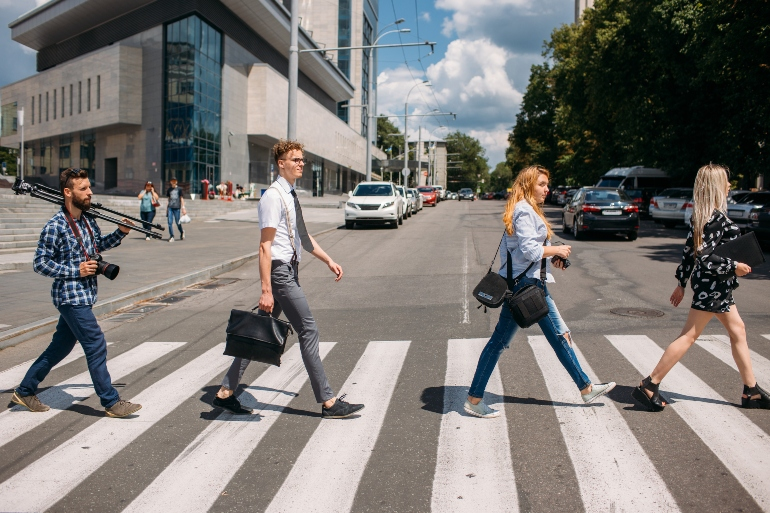
#> input picture Lab11/lab11/img/pedestrian.jpg, 770 x 513 px
$ python demo.py
#> lines starting #> are read from the running program, lines starting #| are printed output that depends on the picture; after the words box and inside, x2 and y2 are one past the last pixel; in counts of white or black regions, pixels touching at a corner belong together
from __future__ import print_function
from imutils.object_detection import non_max_suppression
import numpy as np
import imutils
import cv2
import os


# =========================
# 檔案路徑設定
# =========================

IMAGE_PATH = "img/pedestrian.jpg"
OUTPUT_PATH = "img/result_demo.jpg"
CAR_XML_PATH = "cars.xml"


# =========================
# 工具函式
# =========================

def check_file(path, error_message):
    if not os.path.exists(path):
        print(error_message)
        exit(1)


def load_image(image_path, width=400):
    image = cv2.imread(image_path)

    if image is None:
        print(f"Error: 圖片讀取失敗：{image_path}")
        exit(1)

    # 照 Lab11 sample.py：以寬度 400 為基準縮放
    image = imutils.resize(image, width=width)
    return image


def create_people_detector():
    hog = cv2.HOGDescriptor()
    hog.setSVMDetector(cv2.HOGDescriptor_getDefaultPeopleDetector())
    return hog


def create_car_detector(car_xml_path):
    car_classifier = cv2.CascadeClassifier(car_xml_path)

    if car_classifier.empty():
        print("Error: 車子偵測 XML 讀取失敗")
        exit(1)

    return car_classifier


# =========================
# 偵測函式
# =========================

def detect_people(image, hog):
    rects, weights = hog.detectMultiScale(
        image,
        winStride=(4, 4),
        padding=(8, 8),
        scale=1.05
    )

    print(f"Original detected people: {len(rects)}")

    rects = np.array([[x, y, x + w, y + h] for (x, y, w, h) in rects])
    people_pick = non_max_suppression(rects, probs=None, overlapThresh=0.65)

    print(f"Final detected people after NMS: {len(people_pick)}")

    return people_pick


def detect_cars(image, car_classifier):
    gray = cv2.cvtColor(image, cv2.COLOR_BGR2GRAY)

    cars = car_classifier.detectMultiScale(
        gray,
        scaleFactor=1.1,
        minNeighbors=6,
        minSize=(50, 50)
    )

    print(f"Detected cars: {len(cars)}")

    return cars


# =========================
# 繪圖函式
# =========================

def draw_people(image, people):
    for (xA, yA, xB, yB) in people:
        cv2.rectangle(
            image,
            (xA, yA),
            (xB, yB),
            (0, 255, 0),
            2
        )

        cv2.putText(
            image,
            "Person",
            (xA, max(yA - 10, 20)),
            cv2.FONT_HERSHEY_SIMPLEX,
            0.6,
            (0, 255, 0),
            2
        )


def draw_cars(image, cars):
    for (x, y, w, h) in cars:
        cv2.rectangle(
            image,
            (x, y),
            (x + w, y + h),
            (255, 0, 0),
            2
        )

        cv2.putText(
            image,
            "Car",
            (x, max(y - 10, 20)),
            cv2.FONT_HERSHEY_SIMPLEX,
            0.6,
            (255, 0, 0),
            2
        )


# =========================
# 主程式
# =========================

def main():
    check_file(IMAGE_PATH, f"Error: 找不到圖片：{IMAGE_PATH}")
    check_file(CAR_XML_PATH, f"Error: 找不到車子偵測模型：{CAR_XML_PATH}")

    image = load_image(IMAGE_PATH)
#> in load_image, image is the input picture: shape (513, 770, 3); mean B, G, R 117.2, 120.5, 124.1
#> in load_image, `image = imutils.resize(image, width=width)`:
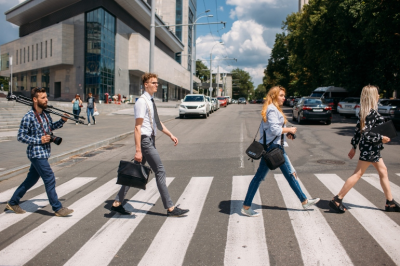
#> image: shape (266, 400, 3); mean B, G, R 117.2, 120.5, 124.1

    hog = create_people_detector()
    car_classifier = create_car_detector(CAR_XML_PATH)

    people = detect_people(image, hog)
#> in detect_people, `rects, weights = hog.detectMultiScale( image, winStride=(4, 4), paddin..`: rects = [[59, 12, 66, 132], [112, 58, 82, 164], [0, 66, 82, 165], [232, 67, 83, 166]]; weights = [0.232, 1, 1.5, 0.92]
#| Original detected people: 4
#> in detect_people, `rects = np.array([[x, y, x + w, y + h] for (x, y, w, h) in rects])`: rects = [[59, 12, 125, 144], [112, 58, 194, 222], [0, 66, 82, 231], [232, 67, 315, 233]]
#> in detect_people, `people_pick = non_max_suppression(rects, probs=None, overlapThresh=0.65)`: people_pick = [[232, 67, 315, 233], [0, 66, 82, 231], [112, 58, 194, 222], [59, 12, 125, 144]]
#| Final detected people after NMS: 4
#> people has the same summary as people_pick in detect_people
    cars = detect_cars(image, car_classifier)
#> in detect_cars, `gray = cv2.cvtColor(image, cv2.COLOR_BGR2GRAY)`:
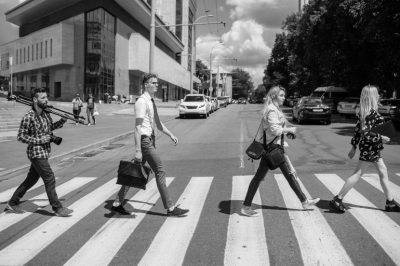
#> gray: shape (266, 400); min 1, max 252, mean 121.2
#> in detect_cars, `cars = car_classifier.detectMultiScale( gray, scaleFactor=1.1, minNeig..`: cars = [[162, 79, 59, 59], [282, 83, 59, 59], [283, 154, 86, 86]]
#| Detected cars: 3

    draw_people(image, people)
#> the loop in draw_people, `for (xA, yA, xB, yB) in people:` made 4 passes
#> after the loop in draw_people, `for (xA, yA, xB, yB) in people:`:
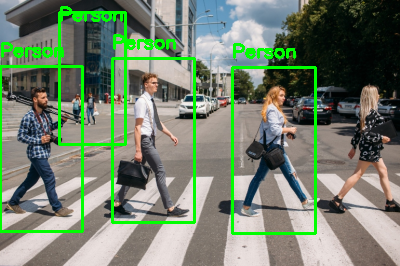
#> image: shape (266, 400, 3); 6.67% of pixels changed, all inside (x1, y1, x2, y2) = (0, 6, 317, 235)
    draw_cars(image, cars)
#> the loop in draw_cars, `for (x, y, w, h) in cars:` made 3 passes
#> after the loop in draw_cars, `for (x, y, w, h) in cars:`:
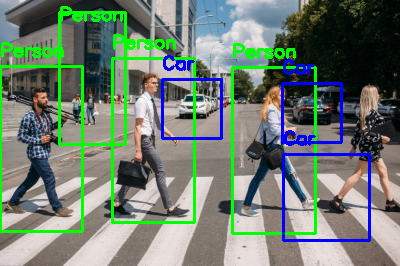
#> image: shape (266, 400, 3); 2.88% of pixels changed, all inside (x1, y1, x2, y2) = (161, 55, 371, 242)

    cv2.imwrite(OUTPUT_PATH, image, [cv2.IMWRITE_JPEG_QUALITY, 98])

    print("Object detection done.")
    print(f"Output saved to: {OUTPUT_PATH}")


if __name__ == "__main__":
    main()

$ run again, with Lab11/lab11/img/input.jpg copied over Lab11/lab11/img/pedestrian.jpg
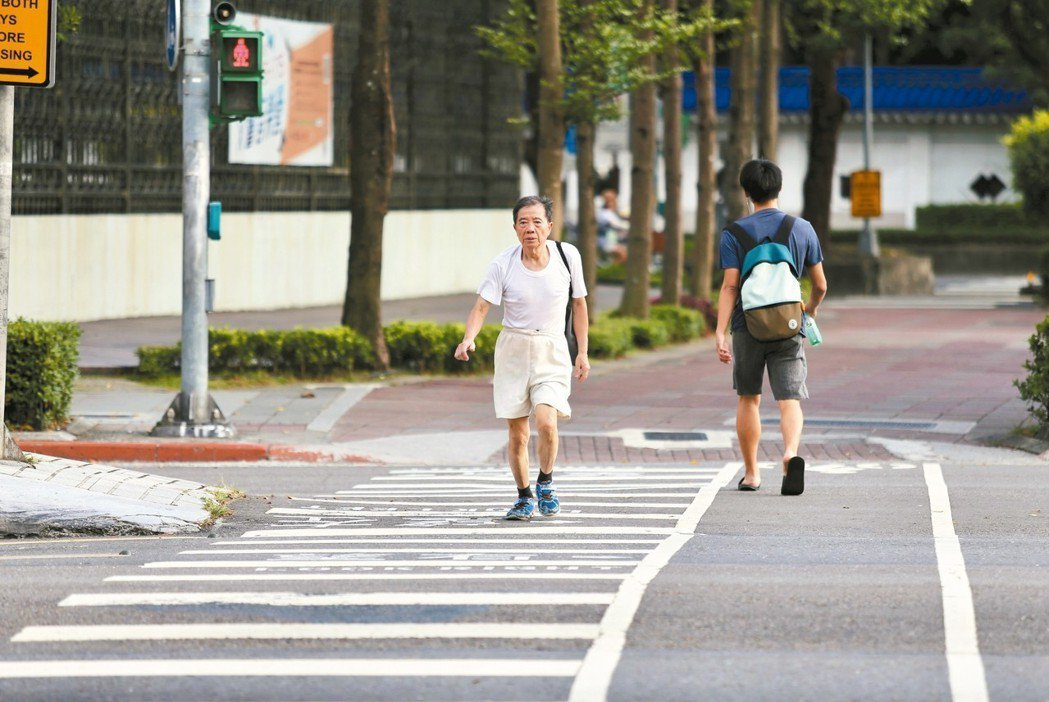
#> input picture Lab11/lab11/img/input.jpg, 1049 x 702 px
#> in load_image, image is the input picture: shape (702, 1049, 3); mean B, G, R 139, 148.8, 152.1
#> in detect_people, `rects, weights = hog.detectMultiScale( image, winStride=(4, 4), paddin..`: rects = [[250, 44, 85, 170], [160, 51, 85, 171]]; weights = [3.05, 3.13]
#| Original detected people: 2
#> in detect_people, `rects = np.array([[x, y, x + w, y + h] for (x, y, w, h) in rects])`: rects = [[250, 44, 335, 214], [160, 51, 245, 222]]
#> people_pick = [[160, 51, 245, 222], [250, 44, 335, 214]]
#| Final detected people after NMS: 2
#> in detect_cars, `cars = car_classifier.detectMultiScale( gray, scaleFactor=1.1, minNeig..`: cars = [[65, 17, 88, 88]]
#| Detected cars: 1
#> the loop in draw_people, `for (xA, yA, xB, yB) in people:` made 2 passes
#> after the loop in draw_people, `for (xA, yA, xB, yB) in people:`:
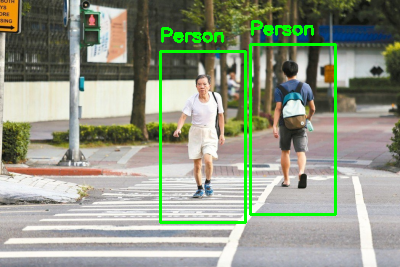
#> image: shape (267, 400, 3); mean B, G, R 134.6, 153.5, 147.1
#> the loop in draw_cars, `for (x, y, w, h) in cars:` made 1 pass
#> after the loop in draw_cars, `for (x, y, w, h) in cars:`:
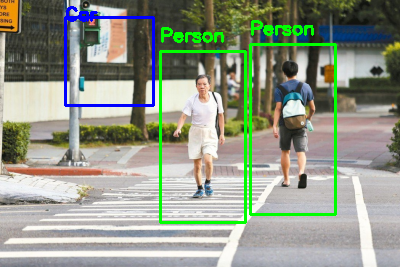
#> image: shape (267, 400, 3); 1.15% of pixels changed, all inside (x1, y1, x2, y2) = (64, 6, 155, 107)
